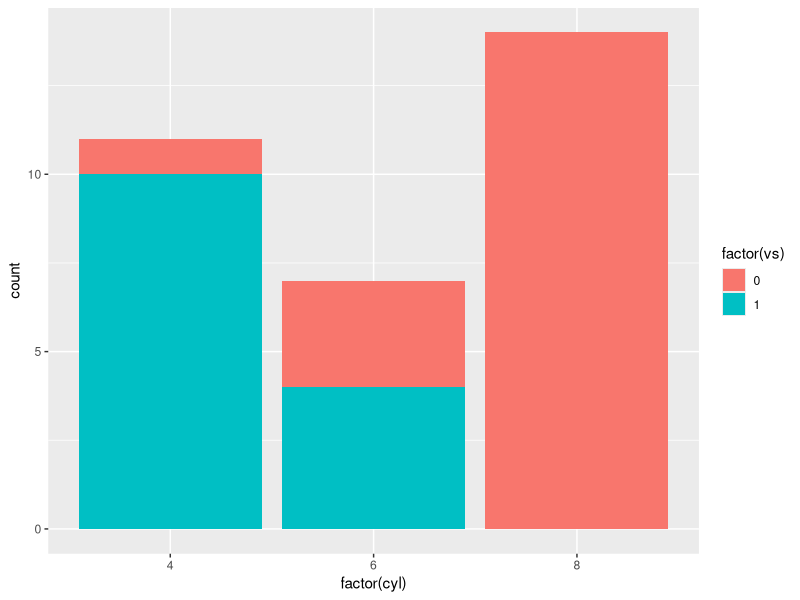
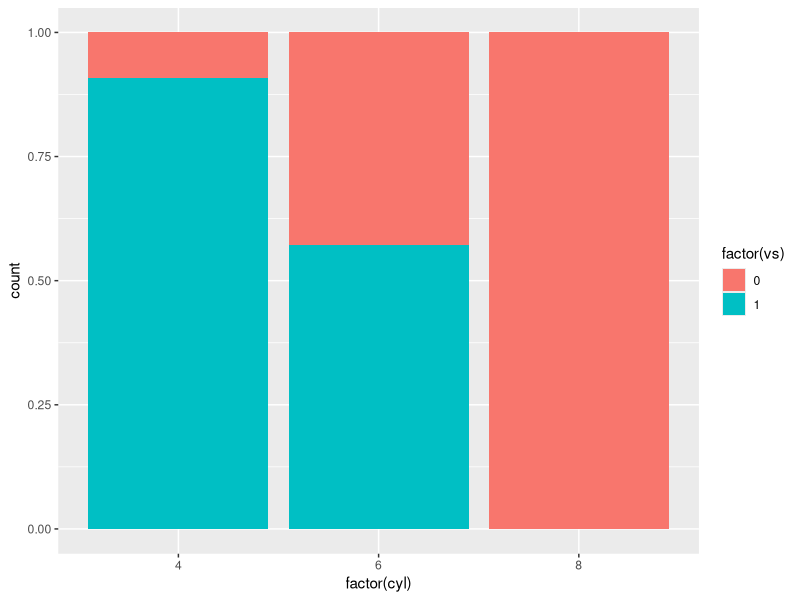
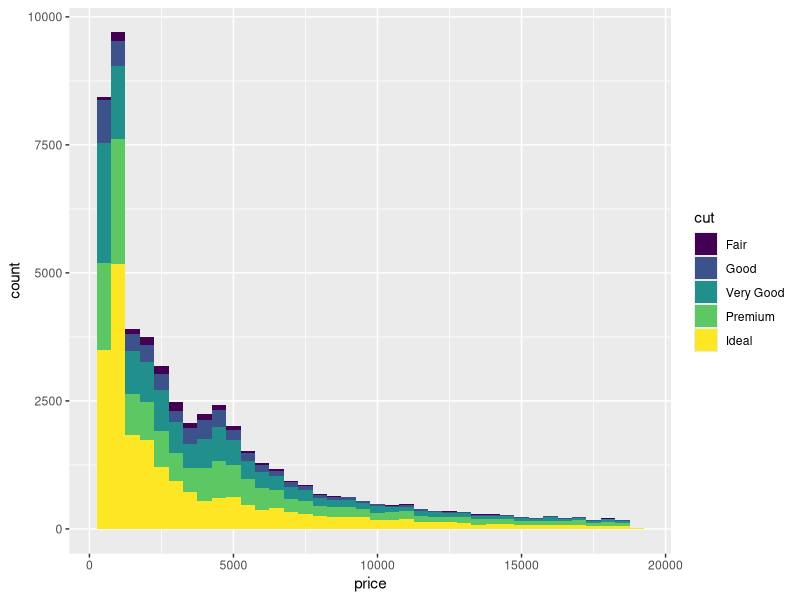
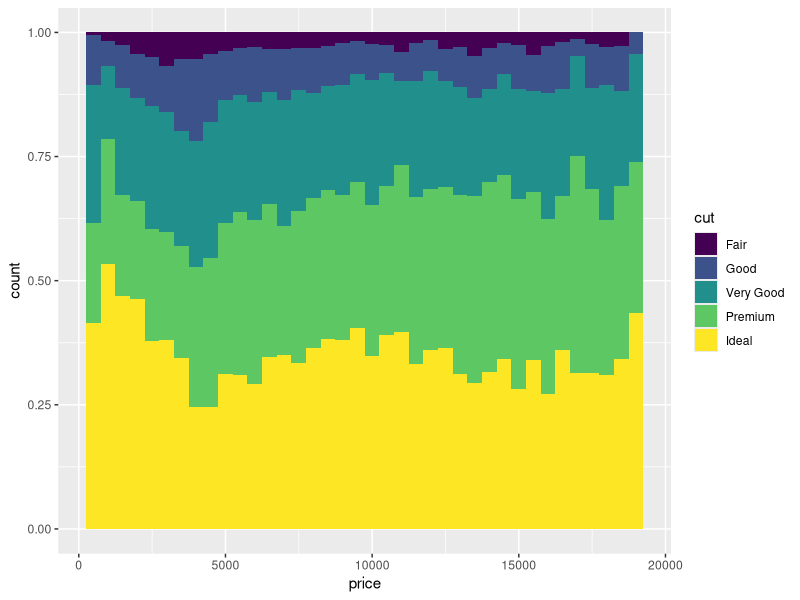
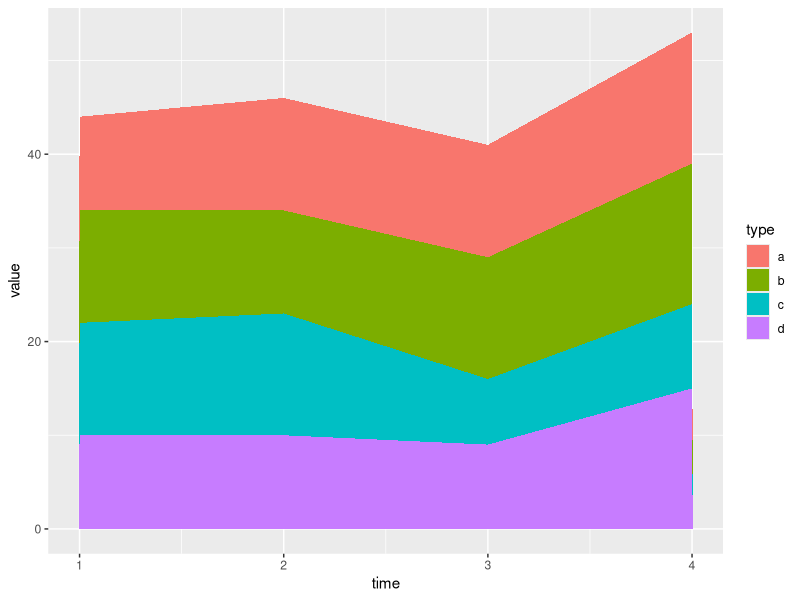
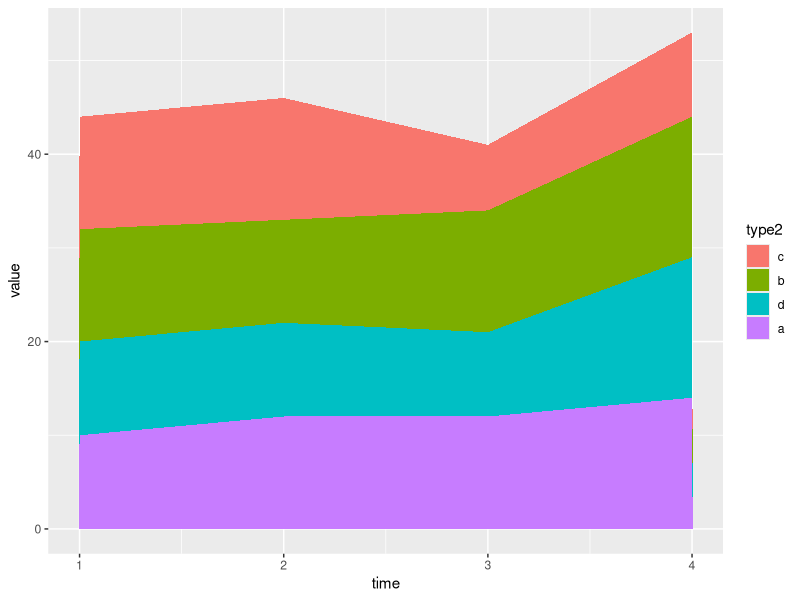
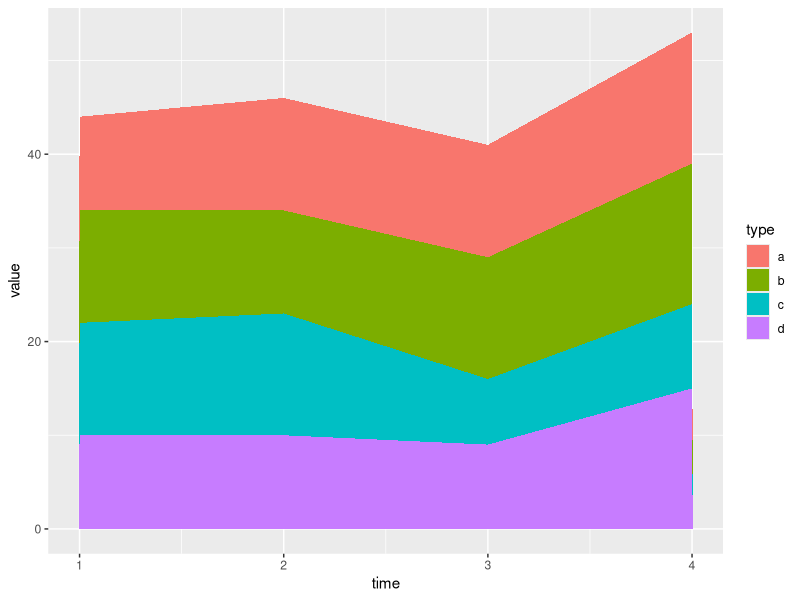
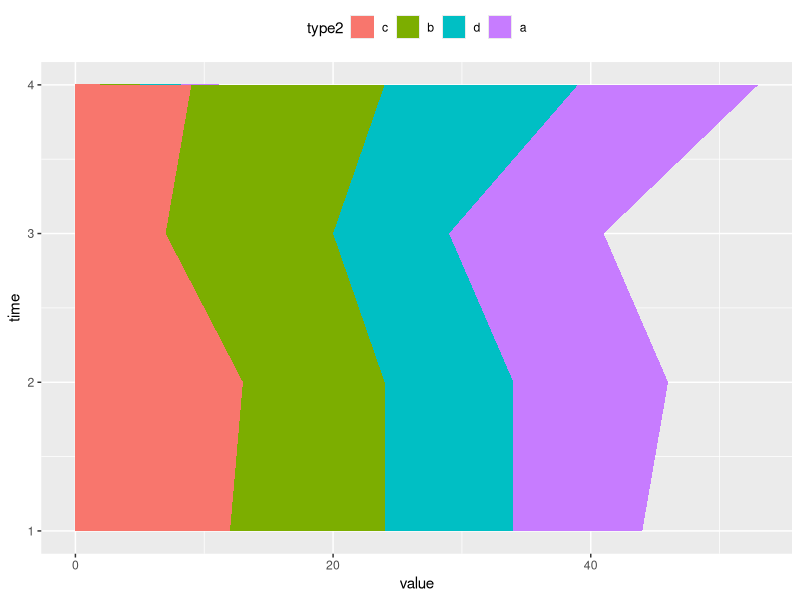

Write the R code that produced these figures, in order.
library(ggplot2)


### Name: position_stack
### Title: Stack overlapping objects on top of each another
### Aliases: position_stack position_fill

### ** Examples

# Stacking and filling ------------------------------------------------------

# Stacking is the default behaviour for most area plots.
# Fill makes it easier to compare proportions
ggplot(mtcars, aes(factor(cyl), fill = factor(vs))) +
  geom_bar()
ggplot(mtcars, aes(factor(cyl), fill = factor(vs))) +
  geom_bar(position = "fill")

ggplot(diamonds, aes(price, fill = cut)) +
  geom_histogram(binwidth = 500)
ggplot(diamonds, aes(price, fill = cut)) +
  geom_histogram(binwidth = 500, position = "fill")

# Stacking is also useful for time series
series <- data.frame(
  time = c(rep(1, 4),rep(2, 4), rep(3, 4), rep(4, 4)),
  type = rep(c('a', 'b', 'c', 'd'), 4),
  value = rpois(16, 10)
)
ggplot(series, aes(time, value)) +
  geom_area(aes(fill = type))

# Stacking order ------------------------------------------------------------
# The stacking order is carefully designed so that the plot matches
# the legend.

# You control the stacking order by setting the levels of the underlying
# factor. See the forcats package for convenient helpers.
series$type2 <- factor(series$type, levels = c('c', 'b', 'd', 'a'))
ggplot(series, aes(time, value)) +
  geom_area(aes(fill = type2))

# You can change the order of the levels in the legend using the scale
ggplot(series, aes(time, value)) +
  geom_area(aes(fill = type)) +
  scale_fill_discrete(breaks = c('a', 'b', 'c', 'd'))

# If you've flipped the plot, use reverse = TRUE so the levels
# continue to match
ggplot(series, aes(time, value)) +
  geom_area(aes(fill = type2), position = position_stack(reverse = TRUE)) +
  coord_flip() +
  theme(legend.position = "top")

# Non-area plots ------------------------------------------------------------

# When stacking across multiple layers it's a good idea to always set
# the `group` aesthetic in the ggplot() call. This ensures that all layers
# are stacked in the same way.
ggplot(series, aes(time, value, group = type)) +
  geom_line(aes(colour = type), position = "stack") +
  geom_point(aes(colour = type), position = "stack")

ggplot(series, aes(time, value, group = type)) +
  geom_area(aes(fill = type)) +
  geom_line(aes(group = type), position = "stack")

# You can also stack labels, but the default position is suboptimal.
ggplot(series, aes(time, value, group = type)) +
  geom_area(aes(fill = type)) +
  geom_text(aes(label = type), position = "stack")

# You can override this with the vjust parameter. A vjust of 0.5
# will center the labels inside the corresponding area
ggplot(series, aes(time, value, group = type)) +
  geom_area(aes(fill = type)) +
  geom_text(aes(label = type), position = position_stack(vjust = 0.5))

# Negative values -----------------------------------------------------------

df <- tibble::tribble(
  ~x, ~y, ~grp,
  "a", 1,  "x",
  "a", 2,  "y",
  "b", 1,  "x",
  "b", 3,  "y",
  "b", -1, "y"
)
ggplot(data = df, aes(x, y, group = grp)) +
  geom_col(aes(fill = grp), position = position_stack(reverse = TRUE)) +
  geom_hline(yintercept = 0)

ggplot(data = df, aes(x, y, group = grp)) +
  geom_col(aes(fill = grp)) +
  geom_hline(yintercept = 0) +
  geom_text(aes(label = grp), position = position_stack(vjust = 0.5))
